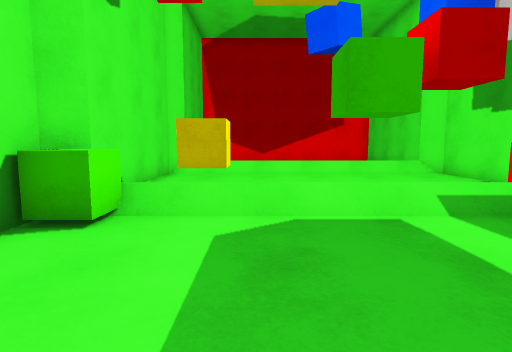
[1] (above)

13 first-person views from a walk through a scene from a Unity 3-D project. The camera is 1.2 m above the floor, tilts 6° down and sees 80° across. The floor is counted in squares, 1 m on a side. Each view is taken from the middle of a square. On the plan, view 1 faces up. The plan holds only what a view shows up to about 13 squares ahead; the rest is blank. The player character is not drawn. Surface patterns are stand-ins for the level's own textures.

[2]
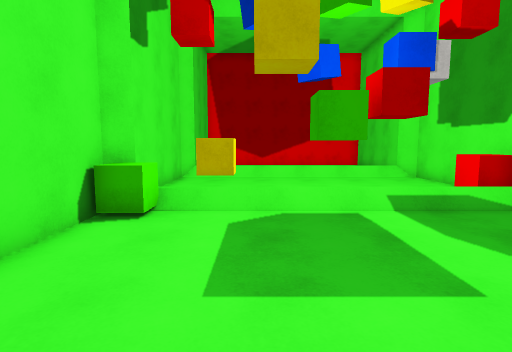

[3]
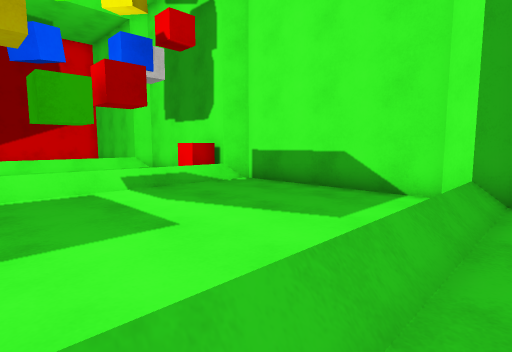

[4]
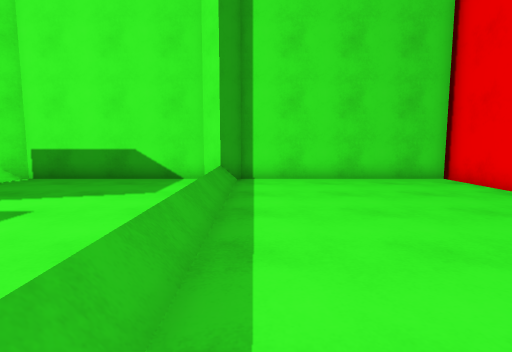

[5]
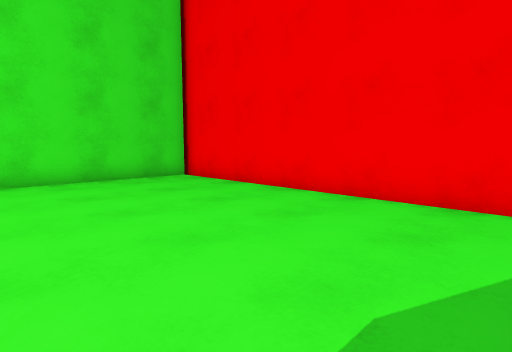

[6]
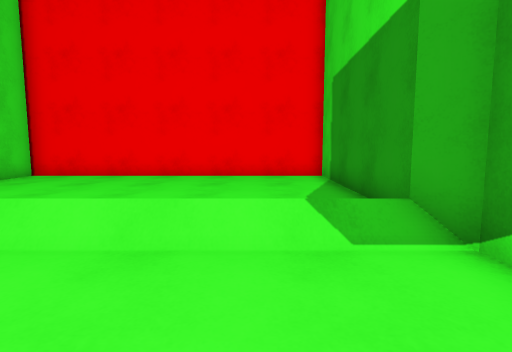

[7]
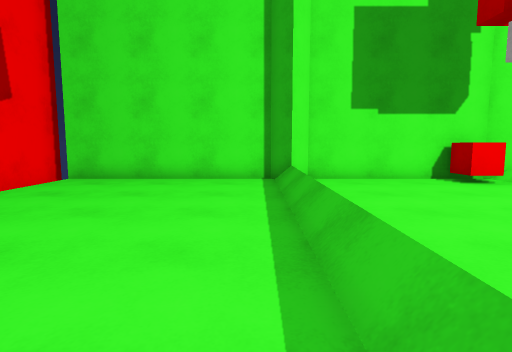

[8]
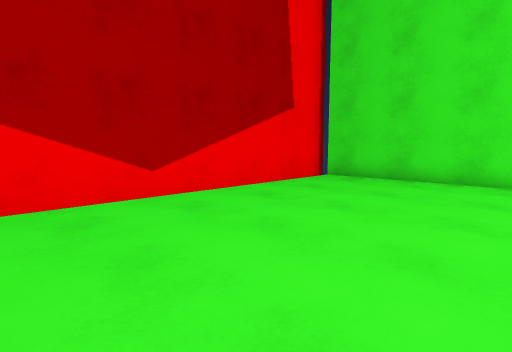

[9]
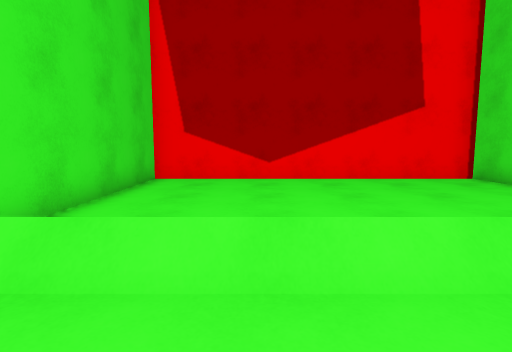

[10]
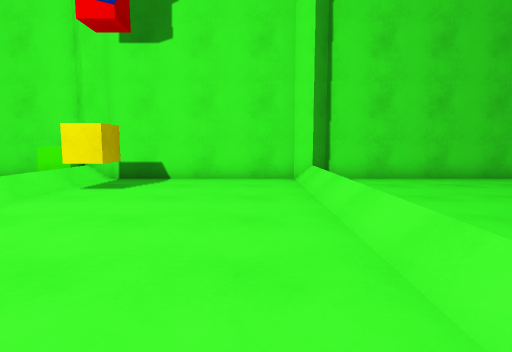

[11]
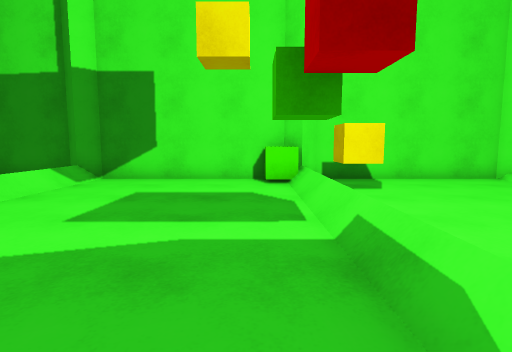

[12]
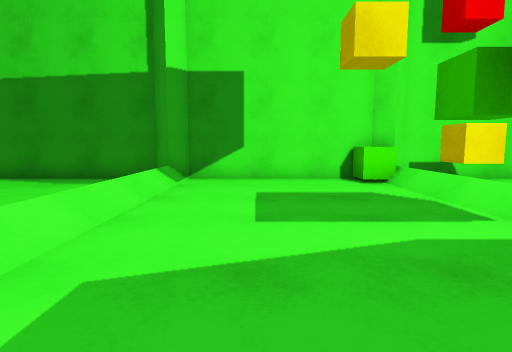

[13]
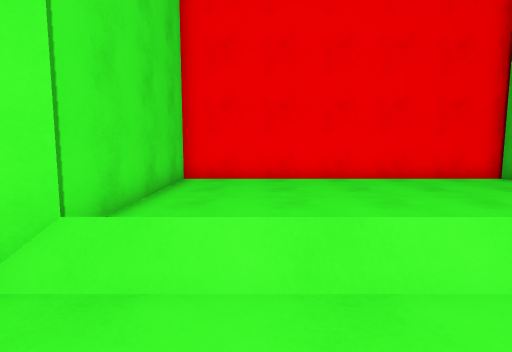

### Floor plan
Key: @ floor where view 1 was taken; # wall or solid block; . floor; / step, stairs or slope; O other object.
Columns run from 4 left of view 1 to 8 right of it. Each row starts with its distance up from view 1.
 21 #############
 20 #...........#
 19 #...........#
 18 #...........#
 17 #...........#
 16 #...........#
 15 #...........#
 14 #...........#
 13 ##/////////##
 12 #...........#
 11 #...........#
 10 #...........#
  9 #...........#
  8 #...........#
  7 #..O......OO#
  6 #//O////////#
  5 #O////O////##
  4 #...........#
  3 #...........
  2 #...........#
  1 #...........#
  0 #...@.......#
 -1 #...........#
 -2 ##/////////##
 -3 #. .........#
 -4 #...........#
 -5 #...........#
 -6 #...........#
 -7 #...........#
 -8 #...........#
 -9 #...........#
-10 #############

Where each view was taken, in squares from view 1:
view 1: 0 up, 0 right, facing up
view 2: 2 down, 0 right, facing up
view 3: 3 down, 0 right, facing up-right
view 4: 3 down, 3 left, facing right
view 5: 3 down, 3 left, facing down-right
view 6: 2 up, 1 left, facing down
view 7: 14 up, 3 left, facing right
view 8: 14 up, 3 left, facing up-right
view 9: 10 up, 0 right, facing up
view 10: 11 up, 7 right, facing left
view 11: 4 up, 7 right, facing left
view 12: 1 up, 7 right, facing left
view 13: 1 up, 5 right, facing down
